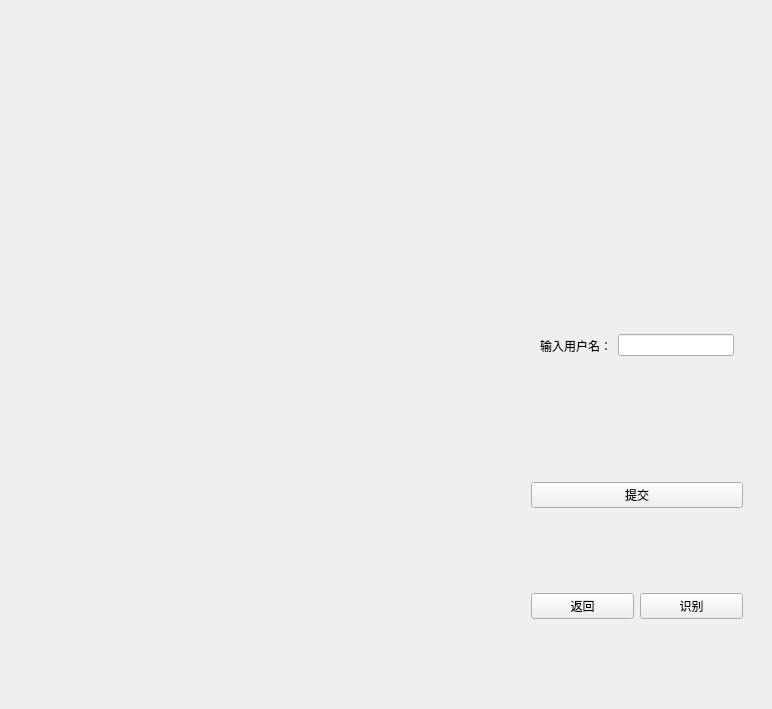
<?xml version="1.0" encoding="UTF-8"?>
<ui version="4.0">
 <class>Form</class>
 <widget class="QWidget" name="Form">
  <property name="geometry">
   <rect>
    <x>0</x>
    <y>0</y>
    <width>772</width>
    <height>709</height>
   </rect>
  </property>
  <property name="windowTitle">
   <string>Form</string>
  </property>
  <layout class="QHBoxLayout" name="horizontalLayout_2">
   <item>
    <widget class="QLabel" name="label_image">
     <property name="sizePolicy">
      <sizepolicy hsizetype="Preferred" vsizetype="Preferred">
       <horstretch>4</horstretch>
       <verstretch>0</verstretch>
      </sizepolicy>
     </property>
     <property name="text">
      <string/>
     </property>
    </widget>
   </item>
   <item>
    <widget class="QWidget" name="widget_2" native="true">
     <property name="sizePolicy">
      <sizepolicy hsizetype="Preferred" vsizetype="Preferred">
       <horstretch>2</horstretch>
       <verstretch>0</verstretch>
      </sizepolicy>
     </property>
     <layout class="QVBoxLayout" name="verticalLayout">
      <item>
       <widget class="QWidget" name="widget" native="true">
        <property name="sizePolicy">
         <sizepolicy hsizetype="Preferred" vsizetype="Preferred">
          <horstretch>0</horstretch>
          <verstretch>3</verstretch>
         </sizepolicy>
        </property>
        <layout class="QVBoxLayout" name="verticalLayout_2">
         <item>
          <widget class="QLabel" name="label_message">
           <property name="sizePolicy">
            <sizepolicy hsizetype="Preferred" vsizetype="Preferred">
             <horstretch>0</horstretch>
             <verstretch>1</verstretch>
            </sizepolicy>
           </property>
           <property name="text">
            <string/>
           </property>
          </widget>
         </item>
         <item>
          <widget class="QLabel" name="label_action">
           <property name="sizePolicy">
            <sizepolicy hsizetype="Preferred" vsizetype="Preferred">
             <horstretch>0</horstretch>
             <verstretch>1</verstretch>
            </sizepolicy>
           </property>
           <property name="text">
            <string/>
           </property>
          </widget>
         </item>
         <item>
          <widget class="QWidget" name="widget_4" native="true">
           <property name="sizePolicy">
            <sizepolicy hsizetype="Preferred" vsizetype="Preferred">
             <horstretch>0</horstretch>
             <verstretch>3</verstretch>
            </sizepolicy>
           </property>
           <layout class="QHBoxLayout" name="horizontalLayout_3">
            <item>
             <widget class="QLabel" name="label">
              <property name="sizePolicy">
               <sizepolicy hsizetype="Preferred" vsizetype="Preferred">
                <horstretch>0</horstretch>
                <verstretch>1</verstretch>
               </sizepolicy>
              </property>
              <property name="text">
               <string>输入用户名：</string>
              </property>
             </widget>
            </item>
            <item>
             <widget class="QLineEdit" name="lineEdit_name">
              <property name="sizePolicy">
               <sizepolicy hsizetype="Expanding" vsizetype="Fixed">
                <horstretch>0</horstretch>
                <verstretch>1</verstretch>
               </sizepolicy>
              </property>
             </widget>
            </item>
           </layout>
          </widget>
         </item>
         <item>
          <widget class="QPushButton" name="button_submit">
           <property name="sizePolicy">
            <sizepolicy hsizetype="Minimum" vsizetype="Fixed">
             <horstretch>0</horstretch>
             <verstretch>1</verstretch>
            </sizepolicy>
           </property>
           <property name="text">
            <string>提交</string>
           </property>
          </widget>
         </item>
        </layout>
       </widget>
      </item>
      <item>
       <widget class="QWidget" name="widget_3" native="true">
        <property name="sizePolicy">
         <sizepolicy hsizetype="Preferred" vsizetype="Preferred">
          <horstretch>0</horstretch>
          <verstretch>1</verstretch>
         </sizepolicy>
        </property>
        <layout class="QHBoxLayout" name="horizontalLayout">
         <item>
          <widget class="QPushButton" name="button_back">
           <property name="text">
            <string>返回</string>
           </property>
          </widget>
         </item>
         <item>
          <widget class="QPushButton" name="button_show">
           <property name="text">
            <string>识别</string>
           </property>
          </widget>
         </item>
        </layout>
       </widget>
      </item>
     </layout>
    </widget>
   </item>
  </layout>
 </widget>
 <resources/>
 <connections/>
</ui>
